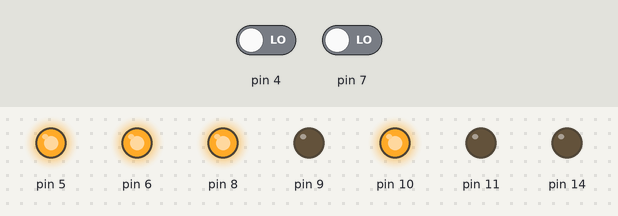
A sketch run on a simulated Arduino Uno, built with avr-gcc and run on an emulated ATmega328P. On the bench: output pins drawn as LEDs (lit = HIGH). Inputs (shaded band) come from the test bench; at power-on: pin 4 LOW, pin 7 LOW.

Above: at 1.2 s.
1.3 s: pin 4 driven HIGH
At 1.7 s:
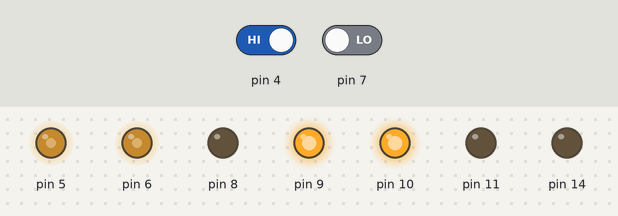
2.9 s: pin 7 driven HIGH
At 4.1 s:
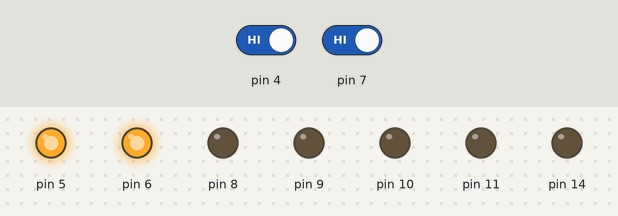
4.5 s: pin 4 driven LOW
At 5.3 s:
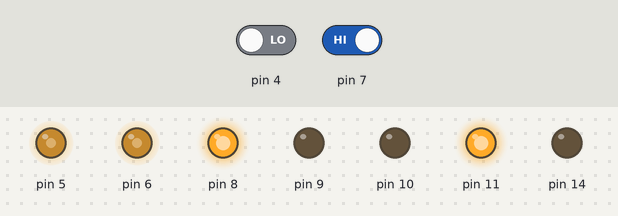
6.1 s: pin 7 driven LOW
At 6.6 s:
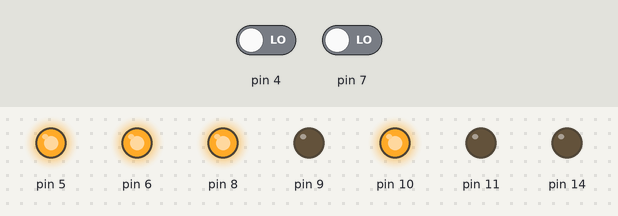
Timing chart, 0 to 8.7 s (numbered marks = the images above; inputs shaded):
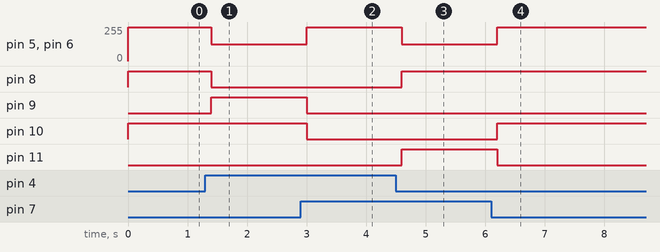

Measured:
- after the input at 1.3 s, pin 5, pin 6: 255/255 → 127/255 after 0.10 s; pin 8: HIGH → LOW after 0.10 s; pin 9: LOW → HIGH after 0.10 s
- after the input at 2.9 s, pin 5, pin 6: 127/255 → 255/255 after 0.10 s; pin 9, pin 10: HIGH → LOW after 0.10 s
- after the input at 4.5 s, pin 5, pin 6: 255/255 → 127/255 after 0.10 s; pin 8, pin 11: LOW → HIGH after 0.10 s
- after the input at 6.1 s, pin 5, pin 6: 127/255 → 255/255 after 0.10 s; pin 10: LOW → HIGH after 0.10 s; pin 11: HIGH → LOW after 0.10 s

The sketch:

MatthewLi_AngusMason_IST__Task5.ino
```cpp
// Task V - Control the robot depending on the status of the line finders

// Include the pins and other parameters at compile time
#include "include/defines.h"
#include "include/motor.h"

// Set up a motor network
MotorNetwork network(Motor(MOTOR_A_1, MOTOR_A_2, ENA), Motor(MOTOR_B_1, MOTOR_B_2, ENB));

void setup()
{
    // Setup the serial communication
    Cereal.begin(115200);
    pinMode(ULTRASONIC_TRIGGER, OUTPUT);
    // Wait for the serial connection to be established
    while (!Cereal)
        ;
}

void loop()
{
    network.setSpeed(255);
    // Move left or right depending on the status of the line finders
    if (LEFT && RIGHT)
    {
        network.forward();
    }
    else if (LEFT)
    {
        network.left();
    }
    else if (RIGHT)
    {
        network.right();
    }
    else
    {
        network.stop();
    }
    delay(200);
}
```
